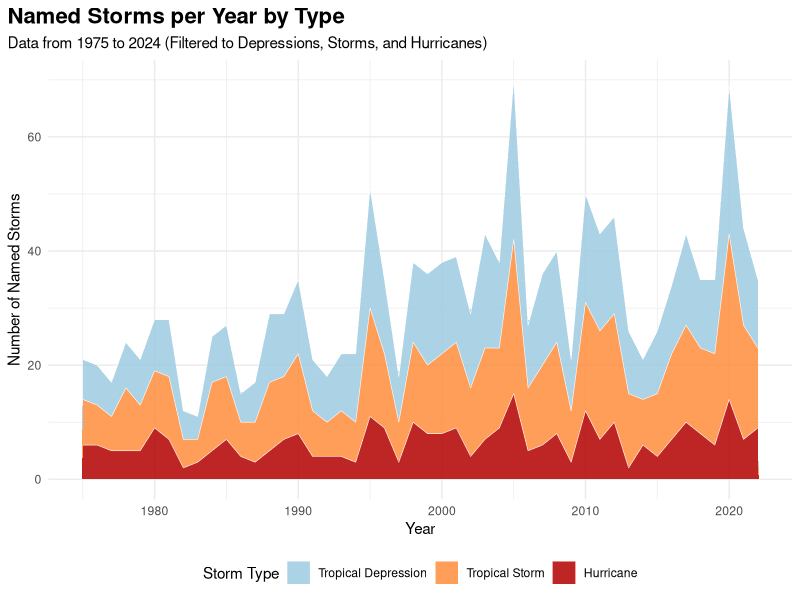

Here is the R script that generated this plot:
## ---- chunk 1
suppressPackageStartupMessages(library(tidyverse))
## ---- chunk 2
storms %>%
  filter(status %in% c("tropical depression", "tropical storm", "hurricane")) %>%
  mutate(status = factor(status, levels = c("tropical depression", "tropical storm", "hurricane"))) %>%
  group_by(year, status) %>%
  summarize(n_storms = n_distinct(name), .groups = "drop") %>%
  complete(year, status, fill = list(n_storms = 0)) %>%
  ggplot(aes(x = year, y = n_storms, fill = status)) +
  geom_area(alpha = 0.85, color = "white", linewidth = 0.2) +
  scale_fill_manual(
    values = c(
      "tropical depression" = "#9ECAE1",
      "tropical storm" = "#FD8D3C",
      "hurricane" = "#B30000"
    ),
    labels = c(
      "tropical depression" = "Tropical Depression",
      "tropical storm" = "Tropical Storm",
      "hurricane" = "Hurricane"
    )
  ) +
  labs(
    title = "Named Storms per Year by Type",
    subtitle = "Data from 1975 to 2024 (Filtered to Depressions, Storms, and Hurricanes)",
    x = "Year",
    y = "Number of Named Storms",
    fill = "Storm Type"
  ) +
  theme_minimal() +
  theme(
    plot.title = element_text(face = "bold", size = 16),
    plot.title.position = "plot",
    legend.position = "bottom"
  )
